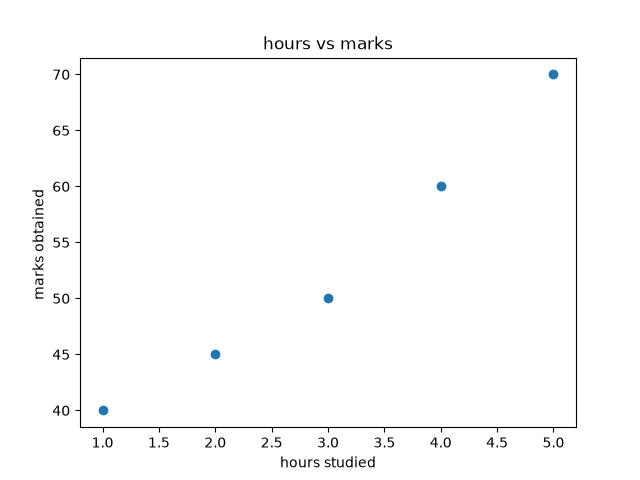

Source code (Python):
import matplotlib.pyplot as plt

hours =[1,2,3,4,5]
marks=[40, 45, 50, 60, 70]

plt.scatter(hours, marks)
plt.title("hours vs marks")
plt.xlabel("hours studied")
plt.ylabel("marks obtained ")
plt.show()
